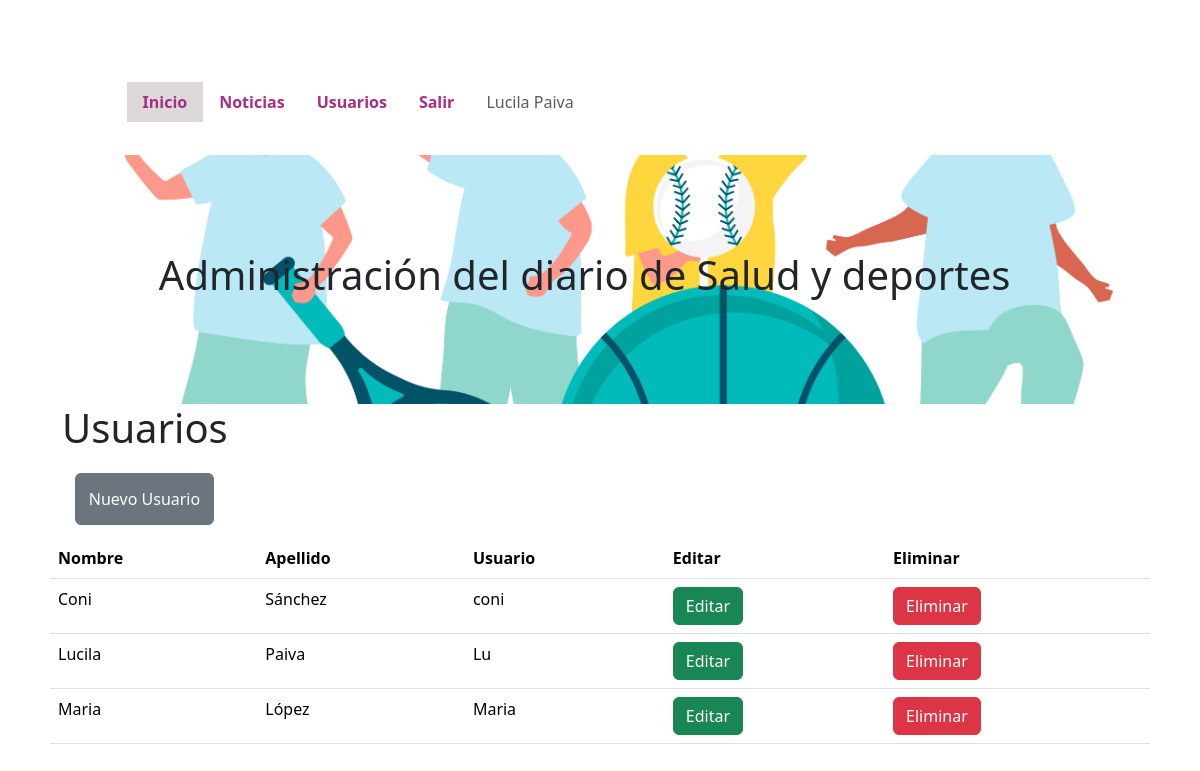
The app's page /admin/usuarios.php (signed in) with its own data.
### tables this page shows
CREATE TABLE `usuarios` (
  `id_usuario` int(11) NOT NULL,
  `nombre` varchar(30) NOT NULL,
  `apellido` varchar(30) NOT NULL,
  `usuario` varchar(30) NOT NULL,
  `password` varchar(30) NOT NULL,
  `tipo_usuario` varchar(10) NOT NULL,
  `fecha` date DEFAULT NULL
);

### admin/usuarios.php (the view, shortened to what this page needs)
<!DOCTYPE html>
<html lang="es">
<head>
    <link href="../lib/bootstrap-5.3.2/css/bootstrap.min.css" rel="stylesheet">
    <link rel="stylesheet" href="./CSS/styles.css">
</head>
<body>
    <div class="container-fluid">
        <?php require("menu.php"); ?>
        <h1>Usuarios</h1>
        <a href="usuarios_nueva.php" class="btn btn-secondary  my-button-nueva">Nuevo Usuario</a>
    </div>
    <table class="table">
        <tr>
            <th>Nombre</th>
            <th>Apellido</th>
            <th>Usuario</th>
            <th>Editar</th>
            <th>Eliminar</th>
        </tr>
        <?php
        require("conexion.php");
        $conexion = mysqli_connect($server_db, $usuario_db, $password_db)
            or die("No se puede conectar con el servidor");
        mysqli_select_db($conexion, $base_db)
            or die("No se puede seleccionar la base de datos");
        $instruccion = "select * from usuarios  order by fecha desc";
        $consulta = mysqli_query($conexion, $instruccion) or die("no puedo consultar");
        while ($resultado = mysqli_fetch_array($consulta)) {
            print('
            <tr>
              <td>' . $resultado['nombre'] . '</td>
              <td>' . $resultado['apellido'] . '</td>
              <td>' . $resultado['usuario'] . '</td>
              <td><a href="usuarios_editar.php?id_usuario=' . $resultado['id_usuario'] . '" class="btn btn-success">Editar</a></td>
              <td><a href="usuarios_borrar.php?id_usuario=' . $resultado['id_usuario'] . '" class="btn btn-danger" onclick="return confirm(\'¿Estás seguro de borrar este usuario?\')">Eliminar</a></td>
            </tr>
            ');
        }
        ?>
    </table>
</body>
</html>

### admin/css/styles.css (style rules this page uses)
body { background-color: #d8dadb; padding: 50px; }

### admin/css/styles2.css (style rules this page uses)
.my-button-nueva { margin: 1.2%; padding: 1.2%; }

### records on screen
usuarios: nombre "Coni", apellido "Sánchez", usuario "coni"
usuarios: nombre "Lucila", apellido "Paiva", usuario "Lu"
usuarios: nombre "Maria", apellido "López", usuario "Maria"

### other values on screen
$_SESSION['nombre'] "Lucila"
$_SESSION['apellido'] "Paiva"
